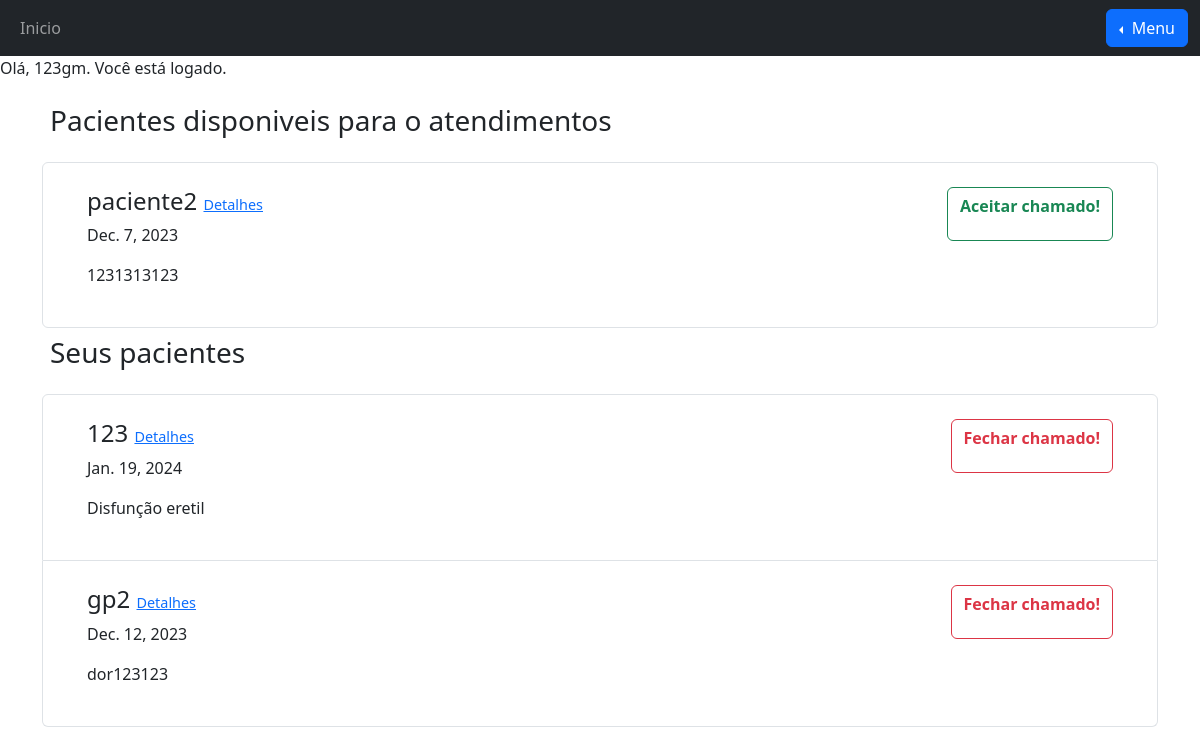
The app's page /medico/ (signed in), older data.
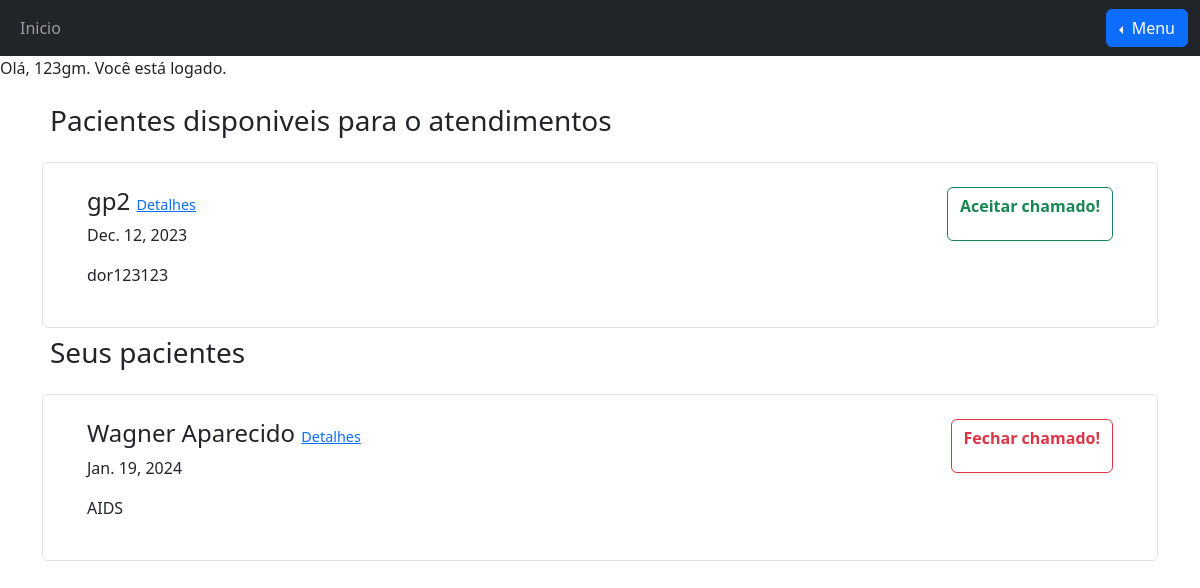
The same page, newer data.
### membros/models.py (models this page shows)
class Usuario(User):
    nome = models.CharField(max_length=255, null=True)
    tel = models.IntegerField(null=True)
    nascimento = models.DateField(null=True)
    class Meta:
        abstract = True
    def __str__(self):
        return f"{self.nome}"

class Medico(Usuario):
    pass

class Paciente(Usuario):
    STATUS = [
        ("Na fila!", "Na fila!"),
        ("Em andamento!", "Em andamento!"),
        ("Finalizado!", "Finalizado"),
    ]
    sintomas = models.CharField(max_length=255, null=True)
    dataDeEntrada = models.DateField(null=True)
    medicoResponsavel = models.ForeignKey(Medico, on_delete=models.SET_NULL, null=True)
    doente = models.BooleanField(default=False, null=True)
    tratamento = models.CharField(max_length=255, null=True, default="Aguardando tratamento!")
    status = models.CharField(max_length=255, choices=STATUS, null=True, default="Na fila!")
    historicoTratamentos = models.JSONField(null=True, default=dict)

### membros/views.py (the view)
# urls.py: path("medico/", views.medico, name="medico"),
@login_required
def medico(request):
    template = loader.get_template("medico.html")
    usera = False
    lista_de_pacientes = []
    usuerpaciente = False
    for x in Paciente.objects.all():
        if str(x.id) == str(request.user.id):
            usuerpaciente = True
            medicologado = "123"
            pacientes_disponiveis = "123"
            pacientes_seus = "123"
    if usuerpaciente == False:
        pacientes_disponiveis = False
        pacientes_seus = False
        for x in Medico.objects.all():
            if str(x.username) == str(request.user.username):
                print("è ele aqui!")
                medicologado = x
        for x in Paciente.objects.all():
            print(x.username, x.medicoResponsavel)
            lista_de_pacientes.append(x)
            if x.medicoResponsavel == None:
                pacientes_disponiveis = True
            if x.medicoResponsavel == medicologado:
                pacientes_seus = True
    if request.user.is_authenticated:
        print("O usuário está autenticado")
        usera = True
        medico = False
        username = request.user.username
        user = request.user
        if Medico.objects.all().filter(username=username).exists():
            medico = True
        nome = "0"
        for x in Medico.objects.all():
            if x.username == username:
                nome = x.nome
                break
    else:
        print("O usuário não está autenticado")
    return HttpResponse(
        template.render(
            {
                "usera": usera,
                "lista_de_pacientes": lista_de_pacientes,
                "medico": medico,
                "nome": nome,
                "pacientes_disponiveis": pacientes_disponiveis,
                "pacientes_seus": pacientes_seus,
            },
            request,
        )
    )

### membros/models.py (called while the page is built)
    def get_user(self, user_id):
        UserModel = get_user_model()
        try:
            return UserModel.objects.get(pk=user_id)
        except UserModel.DoesNotExist:
            return None

### membros/templates/medico.html (shortened to what this page needs)
{% extends 'base.html' %}
{% load django_bootstrap5 %}
{% block content %}
{% if usera %}
{% if medico %}
<p>Olá, {{ nome }}. Você está logado.</p>
{% if pacientes_disponiveis == True %}
<div class="container">
    <h3 class="mb-3 p-2">Pacientes disponiveis para o atendimentos</h3>
    <ul class="list-group">
        {% for x in lista_de_pacientes %}
        {% if x.doente %}
        {% if x.medicoResponsavel is None %}
        <li class="list-group-item">
            <div class="container d-flex">
                <div class="container p-3">
                    <h4>{{x}} <a href="/medico/detalhes/{{x.id}}" style="font-size: 60%">Detalhes</a> </h4>
                    <p>{{x.dataDeEntrada}}</p>
                    <p>{{x.sintomas}}</p>
                </div>
                <div class="container p-3">
                    <p class="text-end"><button class="btna btn btn-outline-success" id="a-{{x.id}}">
                            <p class="fw-bold"> Aceitar chamado! </p>
                        </button></p>
                </div>
            </div>
        </li>
        {% endif %}
        {% endif %}
        {% endfor %}
    </ul>
</div>
{% endif %}
{% if pacientes_seus == True %}
<div class="container">
    <h3 class="mb-3 p-2">Seus pacientes</h3>
    <ul class="list-group">
        {% for x in lista_de_pacientes %}
        {% if x.doente %}
        {% if x.medicoResponsavel|stringformat:"s" == nome|stringformat:"s" %}
        <li class="list-group-item">
            <div class="container d-flex">
                <div class="container p-3">
                    <h4> {{x.nome}} <a href="/medico/detalhes/{{x.id}}" style="font-size: 60%">Detalhes</a> </h4>
                    <p> {{x.dataDeEntrada}}</p>
                    <p> {{x.sintomas}}</p>
                </div>
                <div class="container p-3">
                    <p class="text-end ">
                        <button class="btnf btn btn-outline-danger" id="{{x.id}}">
                            <p class="fw-bold"> Fechar chamado!</p>
                        </button>
                    </p>
                </div>
            </div>
        </li>
        {% endif %}
        {% endif %}
        {% endfor %}
    </ul>
</div>
{% endif %}
{% else %}
<p>Você não está logado como medico.</p>
{% endif %}
{% else %}
<p>Você não está logado.</p>
{% endif %}
{% endblock %}

### membros/templates/base.html (shortened to what this page needs)
<!DOCTYPE html>
<html lang="pt-br">
<head>
    {% load bootstrap5 %}
    {% load django_bootstrap5 %}
    {% bootstrap_css %}
</head>
<body>
    <nav class="navbar navbar-expand-sm bg-dark navbar-dark">
        <div class="container-fluid">
            <ul class="navbar-nav">
                <li class="nav-item">
                    <a class="nav-link" href="/">Inicio</a>
                </li>
            </ul>
            <div class="dropdown dropstart">
                <button type="button" class="btn btn-primary dropdown-toggle" data-bs-toggle="dropdown">
                    Menu
                </button>
            </div>
        </div>
    </nav>
    {% block content %}
    {% endblock %}
</body>
</html>

Row changes from the older to the newer data that the page shows:
no longer on this page (row edited): Paciente: nome "paciente2", dataDeEntrada "Dec. 7, 2023", sintomas "1231313123", shown under "Pacientes disponiveis para o atendimentos"
no longer on this page (row edited): Paciente: nome "123", dataDeEntrada "Jan. 19, 2024", sintomas "Disfunção eretil", shown under "Seus pacientes"
changed Paciente "gp2": moves from the list under "Seus pacientes" to the list under "Pacientes disponiveis para o atendimentos"
added Paciente: nome "Wagner Aparecido", dataDeEntrada "Jan. 19, 2024", sintomas "AIDS", shown under "Seus pacientes"
